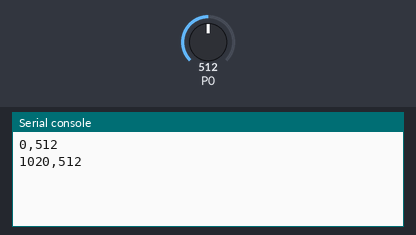
A program run on a simulated BBC micro:bit (MakeCode). Shown: the last lines printed to the serial console. The test bench sets the inputs (shaded band); at power-on: P0 = 512 (analog values on the 0–1023 scale).

Above: at 1.2 s.
1.3 s: P0 set to 716
At 2.6 s:
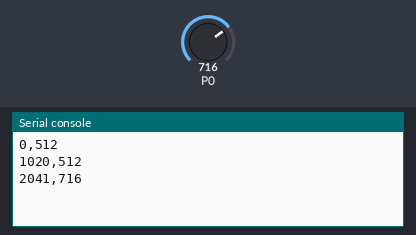
2.8 s: P0 set to 900
At 3.4 s:
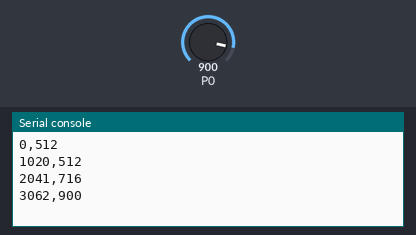
Timing chart, 0 to 5.8 s (numbered marks = the images above; inputs shaded):
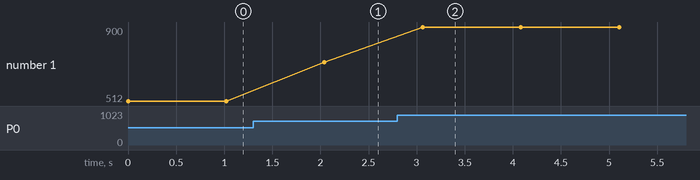

Measured:
- after the input at 1.3 s, the serial console: prints a new line after 0.74 s (image 1)
- after the input at 2.8 s, the serial console: prints a new line after 0.26 s (image 2)
- plotted number 1: 512 → 716 after the input at 1.3 s, 716 → 900 after the input at 2.8 s

The program:

microbit_smart_plants_python.py
```python
# Project Smart Plants - MakeCode Python
#
# Deze code leest de bodemvochtsensor uit
# en stuurt de meetwaarde naar het Smart Plants-platform.
#
# Veiligheid:
# - Sluit nooit een 5V analoge sensoruitgang rechtstreeks
#   aan op een micro:bit-pin.
# - Gebruik alleen een sensor die veilig werkt met 3V.
# - Verbind de GND van de sensor met de GND van de micro:bit.
# - P0 is de analoge ingang.
#
# De micro:bit stuurt elke seconde:
# tijd_ms,raw
#
# Het platform gebruikt deze waarden om te onderzoeken
# welke getallen horen bij droge en natte aarde.
# Daarna bepalen we de grenzen tussen:
# droog - halfdroog - nat.


serial.redirect_to_usb()
serial.set_baud_rate(BaudRate.BAUD_RATE115200)

def on_forever():
    tijd_ms = input.running_time()
    raw = pins.analog_read_pin(AnalogPin.P0)

    serial.write_line(str(tijd_ms) + "," + str(raw))

    basic.pause(1000)

basic.forever(on_forever)
```
